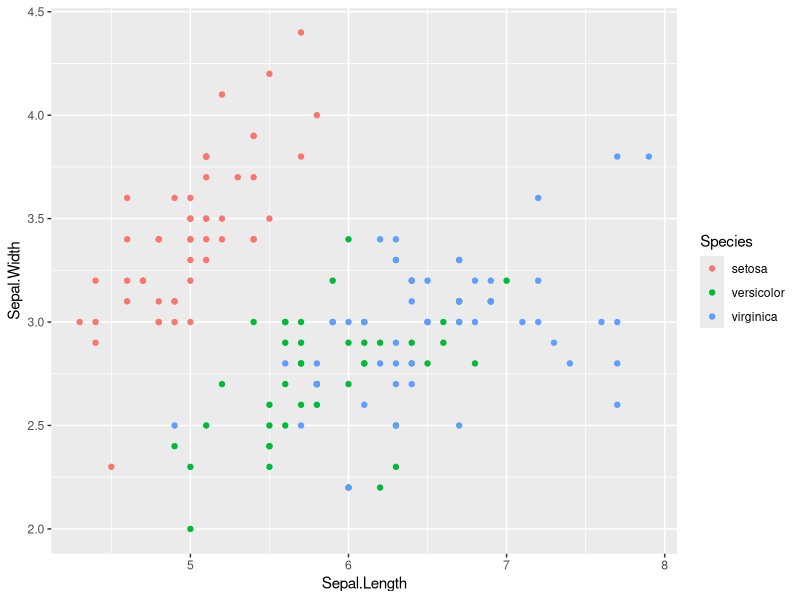
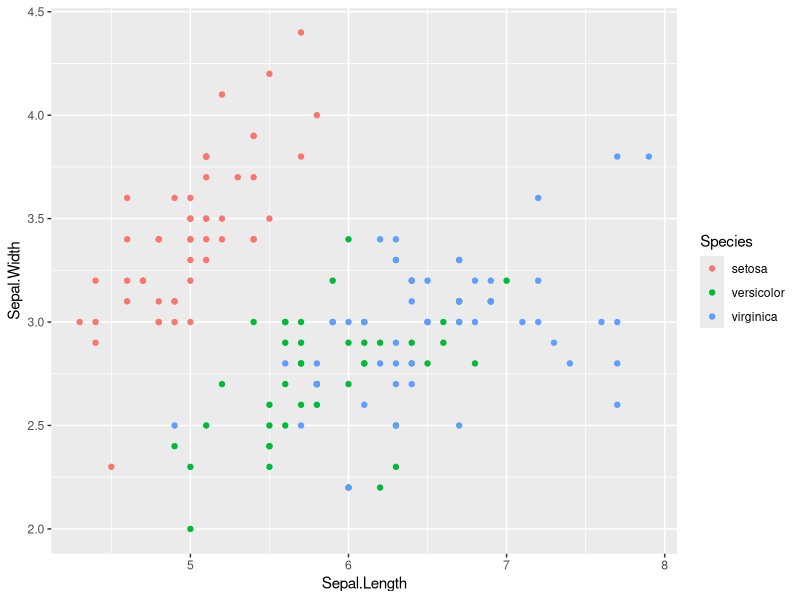
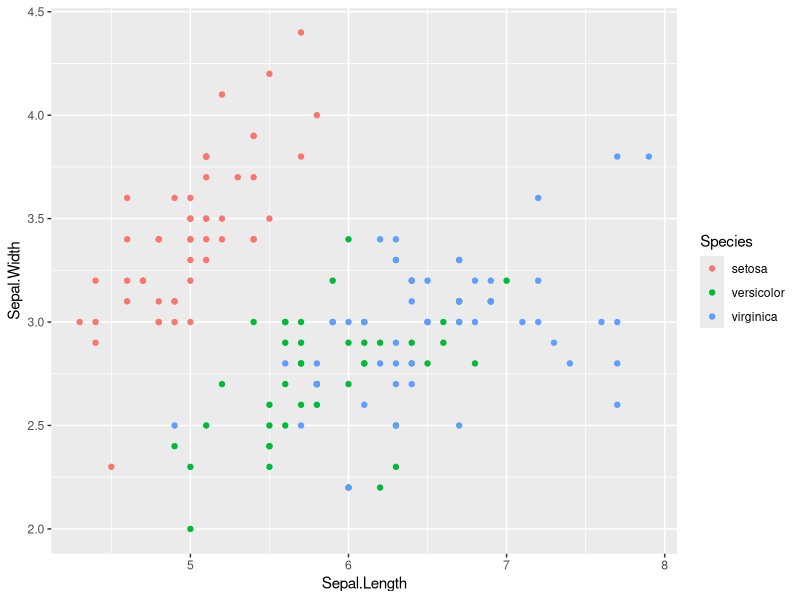
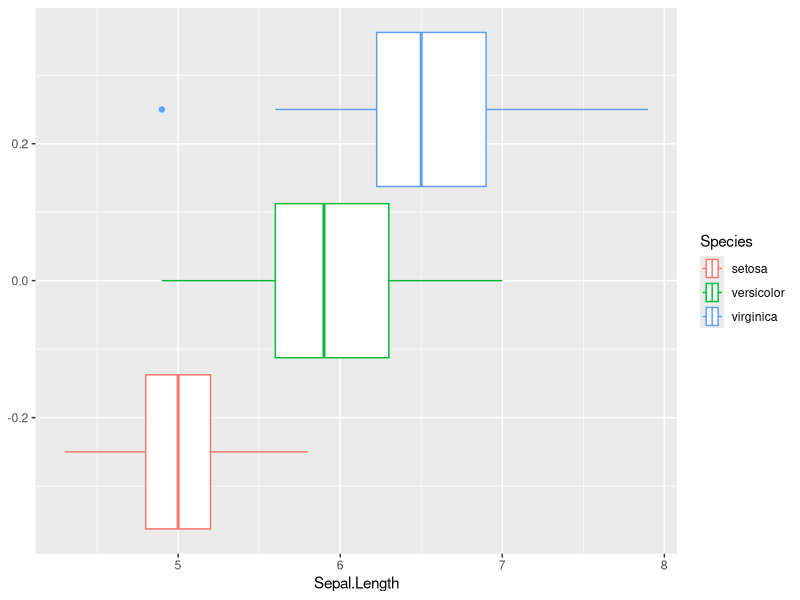
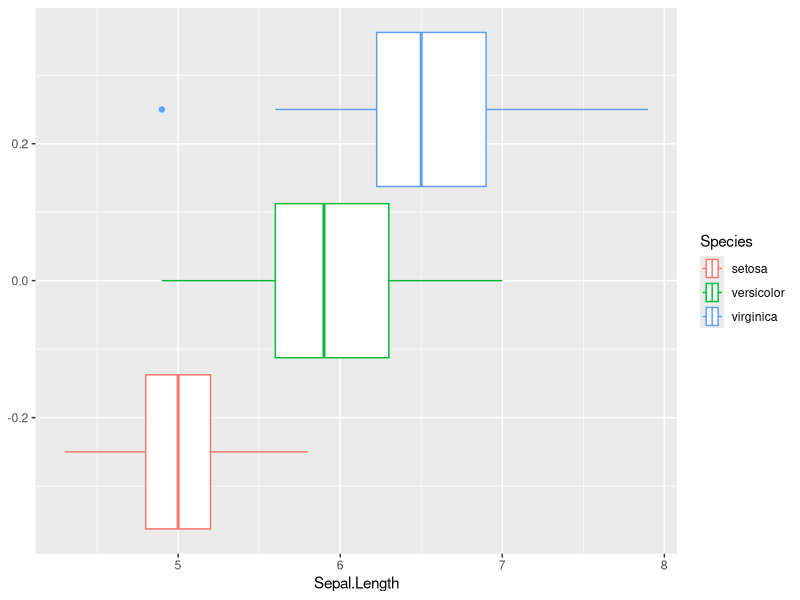

Here is the R script that generated these plots, in order:
## ---- chunk 1
# Load ggplot2
library(ggplot2)

# Scatterplot using iris data set
ggplot(data = iris,
       aes(x = Sepal.Length,
           y = Sepal.Width,
           colour = Species)) +
  geom_point()

## ---- chunk 2
#| echo: FALSE
#| eval: TRUE
#| height: 8

# Load ggplot2
library(ggplot2)

# Scatterplot using iris data set
ggplot(data = iris,
       aes(x = Sepal.Length,
           y = Sepal.Width,
           colour = Species)) +
  geom_point()

## ---- chunk 3
# Load ggplot2
library(ggplot2)

# Scatterplot using iris data set
ggplot(data = iris,
       aes(x = Sepal.Length,
           y = Sepal.Width,
           colour = Species)) +
  geom_point()

## ---- chunk 4
# Load ggplot2
library(ggplot2)

# Boxplot using iris data set
ggplot(data = iris,
       aes(x = Sepal.Length,
           color = Species)) +
  geom_boxplot()

## ---- chunk 5
#| echo: FALSE
#| eval: TRUE
#| height: 8

# Load ggplot2
library(ggplot2)

# Boxplot using iris data set
ggplot(data = iris,
       aes(x = Sepal.Length,
           color = Species)) +
  geom_boxplot()
